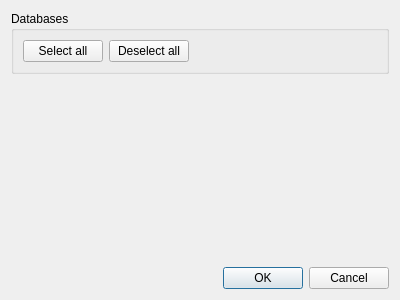
<?xml version="1.0" encoding="UTF-8"?>
<!--
######################################################################################################################
# Copyright (C) 2017-2021 Spine project consortium
# This file is part of Spine Toolbox.
# Spine Toolbox is free software: you can redistribute it and\/or modify it under the terms of the GNU Lesser General
# Public License as published by the Free Software Foundation, either version 3 of the License, or (at your option)
# any later version. This program is distributed in the hope that it will be useful, but WITHOUT ANY WARRANTY;
# without even the implied warranty of MERCHANTABILITY or FITNESS FOR A PARTICULAR PURPOSE. See the GNU Lesser General
# Public License for more details. You should have received a copy of the GNU Lesser General Public License along with
# this program. If not, see <http:\/\/www.gnu.org\/licenses\/>.
######################################################################################################################
-->
<ui version="4.0">
 <class>Dialog</class>
 <widget class="QDialog" name="Dialog">
  <property name="geometry">
   <rect>
    <x>0</x>
    <y>0</y>
    <width>400</width>
    <height>300</height>
   </rect>
  </property>
  <property name="windowTitle">
   <string>Dialog</string>
  </property>
  <layout class="QVBoxLayout" name="root_layout">
   <item>
    <widget class="QGroupBox" name="databases_group_box">
     <property name="title">
      <string>Databases</string>
     </property>
     <layout class="QVBoxLayout" name="verticalLayout_2">
      <item>
       <layout class="QGridLayout" name="databases_grid_layout"/>
      </item>
      <item>
       <layout class="QHBoxLayout" name="horizontalLayout">
        <item>
         <widget class="QPushButton" name="select_all_button">
          <property name="toolTip">
           <string>Select all databases.</string>
          </property>
          <property name="text">
           <string>Select all</string>
          </property>
         </widget>
        </item>
        <item>
         <widget class="QPushButton" name="deselect_all_button">
          <property name="toolTip">
           <string>Deselect all databases.</string>
          </property>
          <property name="text">
           <string>Deselect all</string>
          </property>
         </widget>
        </item>
        <item>
         <spacer name="horizontalSpacer">
          <property name="orientation">
           <enum>Qt::Horizontal</enum>
          </property>
          <property name="sizeHint" stdset="0">
           <size>
            <width>40</width>
            <height>20</height>
           </size>
          </property>
         </spacer>
        </item>
       </layout>
      </item>
     </layout>
    </widget>
   </item>
   <item>
    <spacer name="verticalSpacer">
     <property name="orientation">
      <enum>Qt::Vertical</enum>
     </property>
     <property name="sizeHint" stdset="0">
      <size>
       <width>20</width>
       <height>40</height>
      </size>
     </property>
    </spacer>
   </item>
   <item>
    <widget class="QDialogButtonBox" name="button_box">
     <property name="orientation">
      <enum>Qt::Horizontal</enum>
     </property>
     <property name="standardButtons">
      <set>QDialogButtonBox::Cancel|QDialogButtonBox::Ok</set>
     </property>
    </widget>
   </item>
  </layout>
 </widget>
 <resources/>
 <connections>
  <connection>
   <sender>button_box</sender>
   <signal>accepted()</signal>
   <receiver>Dialog</receiver>
   <slot>accept()</slot>
   <hints>
    <hint type="sourcelabel">
     <x>248</x>
     <y>254</y>
    </hint>
    <hint type="destinationlabel">
     <x>157</x>
     <y>274</y>
    </hint>
   </hints>
  </connection>
  <connection>
   <sender>button_box</sender>
   <signal>rejected()</signal>
   <receiver>Dialog</receiver>
   <slot>reject()</slot>
   <hints>
    <hint type="sourcelabel">
     <x>316</x>
     <y>260</y>
    </hint>
    <hint type="destinationlabel">
     <x>286</x>
     <y>274</y>
    </hint>
   </hints>
  </connection>
 </connections>
</ui>
